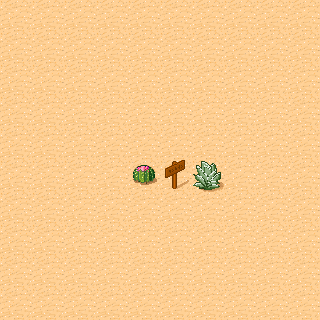

A 2D game scene composited from a Tiled map and its tileset images. What follows is a short description and the map's XML, with each tile layer's data collapsed to a summary:
An orthogonal 10x10 tile map with 32x32 px tiles, 1 tile layer (Tile Layer 1).

<map height="10" orientation="orthogonal" tileheight="32" tilewidth="32" version="1.0" width="10"><properties><property name="tile count" value="100" /><property name="blended tiles" value="" /></properties>
 <tileset firstgid="1" margin="1" name="tmw_desert_spacing" spacing="1" tileheight="32" tilewidth="32">
  <image height="199" source="tmw_desert_spacing.png" width="265" />
 </tileset>
 <layer height="10" name="Tile Layer 1" width="10">
  <data>[100 cells, 100 non-empty, 4 distinct tile ids]</data>
 </layer>
</map>
